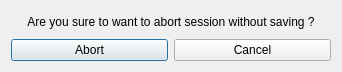
<?xml version="1.0" encoding="UTF-8"?>
<ui version="4.0">
 <class>AbortSession</class>
 <widget class="QDialog" name="AbortSession">
  <property name="windowModality">
   <enum>Qt::NonModal</enum>
  </property>
  <property name="geometry">
   <rect>
    <x>0</x>
    <y>0</y>
    <width>342</width>
    <height>72</height>
   </rect>
  </property>
  <property name="windowTitle">
   <string>Abort Session ?</string>
  </property>
  <property name="modal">
   <bool>false</bool>
  </property>
  <layout class="QVBoxLayout" name="verticalLayout">
   <item>
    <widget class="QLabel" name="labelExecutable">
     <property name="text">
      <string>&lt;html&gt;&lt;head/&gt;&lt;body&gt;&lt;p&gt;Are you sure to want to abort session without saving ?&lt;/p&gt;&lt;/body&gt;&lt;/html&gt;</string>
     </property>
     <property name="alignment">
      <set>Qt::AlignCenter</set>
     </property>
    </widget>
   </item>
   <item>
    <layout class="QHBoxLayout" name="horizontalLayout">
     <item>
      <widget class="QPushButton" name="pushButtonAbort">
       <property name="text">
        <string>Abort</string>
       </property>
       <property name="icon">
        <iconset theme="list-remove">
         <normaloff>.</normaloff>.</iconset>
       </property>
      </widget>
     </item>
     <item>
      <widget class="QPushButton" name="pushButtonCancel">
       <property name="text">
        <string>Cancel</string>
       </property>
       <property name="icon">
        <iconset theme="dialog-cancel">
         <normaloff>.</normaloff>.</iconset>
       </property>
      </widget>
     </item>
    </layout>
   </item>
  </layout>
 </widget>
 <resources/>
 <connections>
  <connection>
   <sender>pushButtonCancel</sender>
   <signal>clicked()</signal>
   <receiver>AbortSession</receiver>
   <slot>reject()</slot>
   <hints>
    <hint type="sourcelabel">
     <x>326</x>
     <y>120</y>
    </hint>
    <hint type="destinationlabel">
     <x>187</x>
     <y>79</y>
    </hint>
   </hints>
  </connection>
 </connections>
</ui>
